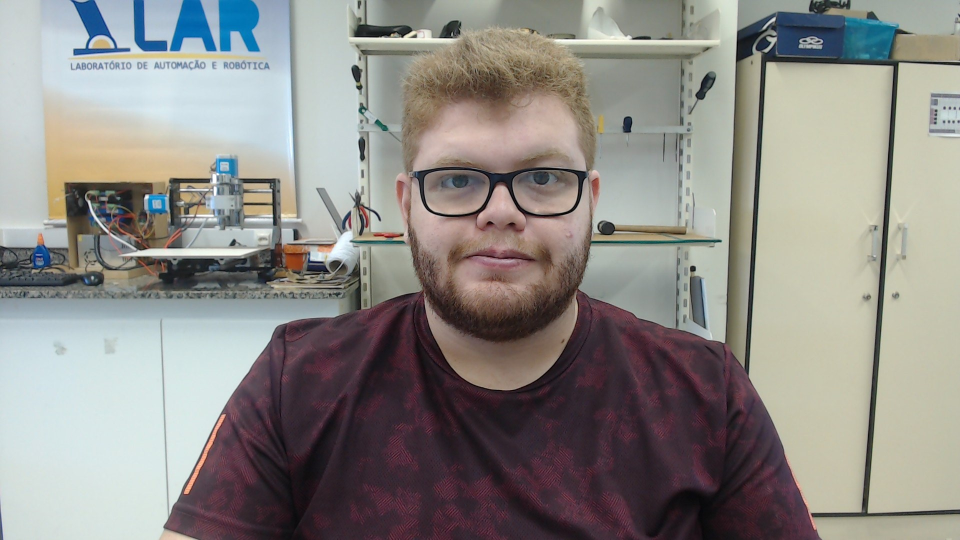
//> input picture img/WIN_20180724_15_03_06_Pro.jpg, 1920 x 1080 px (shown at 1/2 size)
$ ./pontilhismo_Canny ../../img/WIN_20180724_15_03_06_Pro.jpg   (built with g++ and OpenCV 4)
//> lines starting //> are read from the running program, lines starting //| are printed output that depends on the picture; after the words box and inside, x2 and y2 are one past the last pixel; in counts of white or black regions, pixels touching at a corner belong together
#include <iostream>
#include <opencv2/opencv.hpp>
#include <fstream>
#include <iomanip>
#include <vector>
#include <algorithm>
#include <numeric>
#include <ctime>
#include <cstdlib>

using namespace std;
using namespace cv;

#define STEP 5
#define JITTER 3
#define RAIO 3

int top_slider = 1;
int top_slider_max = 50;

char TrackbarName[50];

vector<int> yrange;
vector<int> xrange;

Mat image, border, points;

// função que ir desenhar o quadro com base nas bordas do filtro de canny
void pintor(int val){
	int gray, x, y;
	int width, height;

	width=image.size().width;
	height=image.size().height;

	xrange.resize(height/STEP);
	yrange.resize(width/STEP);

	iota(xrange.begin(), xrange.end(), 0);
	iota(yrange.begin(), yrange.end(), 0);
// STEP é o passo usado para pegar pixels da imagem de referencia.
	for(uint i=0; i<xrange.size(); i++){
		xrange[i]= xrange[i]*STEP+STEP/2;
	}

	for(uint i=0; i<yrange.size(); i++){
		yrange[i]= yrange[i]*STEP+STEP/2;
	}

	points = Mat(height, width, CV_8U, Scalar(0));
 // função que cria pontos randomicamente para dar uma diversificada nos pontos que não são de boarda.
	random_shuffle(xrange.begin(), xrange.end());

	image.copyTo(points, border);

	int aux;

	for(auto i : xrange){
		random_shuffle(yrange.begin(), yrange.end());
    for(auto j : yrange){

      x = i+rand()%(2*JITTER)-JITTER+1;
      y = j+rand()%(2*JITTER)-JITTER+1;
      gray = image.at<uchar>(x,y);

		if(val >= 0 && val < 5){
			aux = 0.8*val;
		}else if(val >= 5){
			aux = val*0.2;
		}else{
			aux = 1;
		}

	// circulos para criar os pontos da nova imagem
      circle(points,
             cv::Point(y,x),
             aux,
             CV_RGB(gray,gray,gray),
             -1,
             CV_AA);
    }
  }
	imshow("pontos",points);
}

// tracbar para criar a mascara de canny, ou bordas de canny, que serão "pintadas" com os pontos

void on_trackbar_canny(int, void*){
  Canny(image, border, top_slider, 3*top_slider);
  imshow("canny", border);
  // chamada da função quer ira desenhar o quadro pintado
  pintor(top_slider);
}

int main(int argc, char** argv){

  image= imread(argv[1],CV_LOAD_IMAGE_GRAYSCALE);
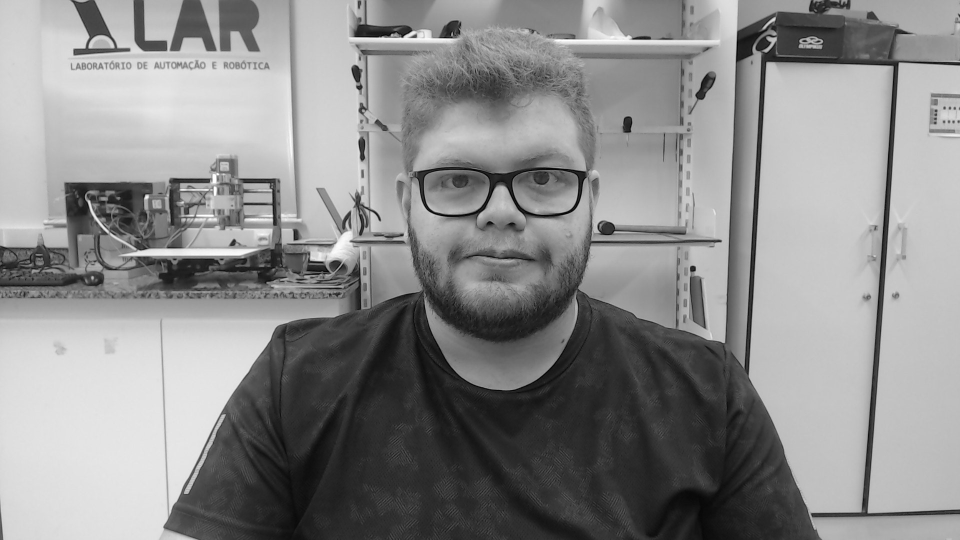
//> image: 1080 rows x 1920 cols, CV_8UC1 (shown at 1/2 size); min 0, max 255, mean 139.6
  srand(time(0));

  if(!image.data){
	cout << "A imagem não abriu" << argv[1] << endl;
    cout << argv[0] << "imagem.jpg";
    exit(0);
  }

  sprintf( TrackbarName, "Threshold ", top_slider_max );

  namedWindow("canny",1);
  createTrackbar( TrackbarName, "canny",
                &top_slider,
                top_slider_max,
                on_trackbar_canny );

	on_trackbar_canny(top_slider, 0 );
//> in on_trackbar_canny, `Canny(image, border, top_slider, 3*top_slider);`:
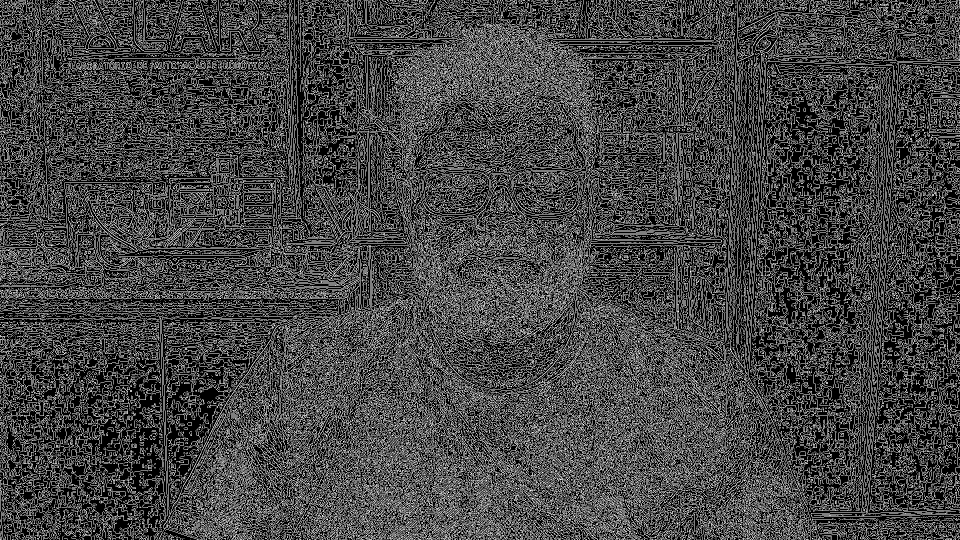
//> border: 1080 rows x 1920 cols, CV_8UC1 (shown at 1/2 size); 26.9% white in thin lines or dots
//> in pintor, `image.copyTo(points, border);`:
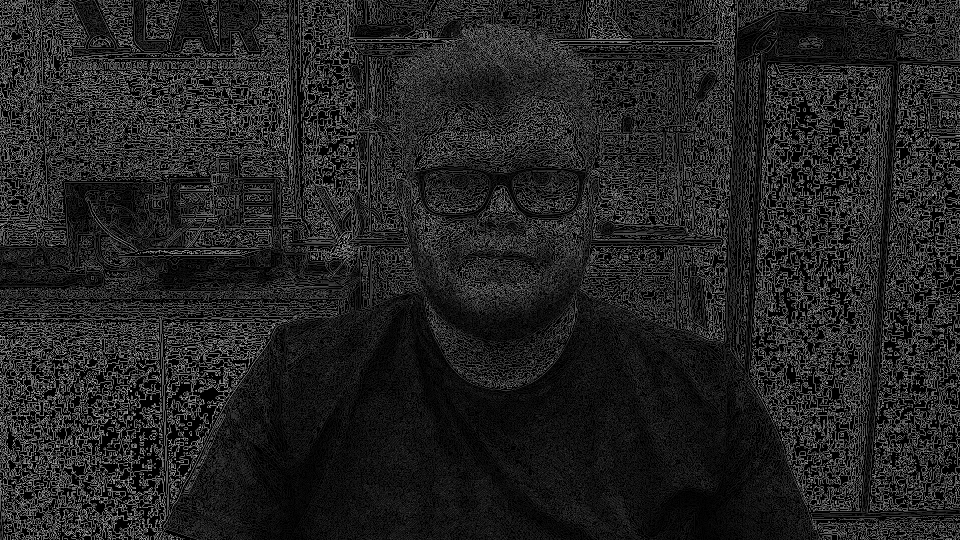
//> points: 1080 rows x 1920 cols, CV_8UC1 (shown at 1/2 size); min 0, max 255, mean 35
//> after the loop in pintor, `for(auto i : xrange)`: points: 1080 rows x 1920 cols, CV_8UC1; 3.69% of pixels changed, all inside (x1, y1, x2, y2) = (0, 0, 1920, 1080)
  	waitKey();
  	imwrite("saida.png", points);
  return 0;
}

$ run again, on img/home-image.jpg
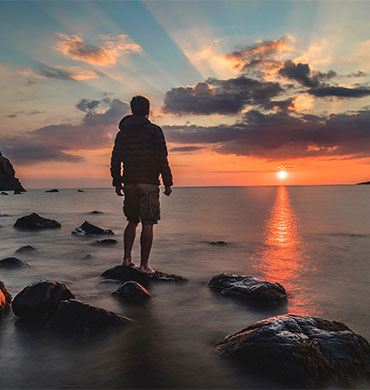
//> input picture img/home-image.jpg, 370 x 390 px
//> in on_trackbar_canny, `Canny(image, border, top_slider, 3*top_slider);`:
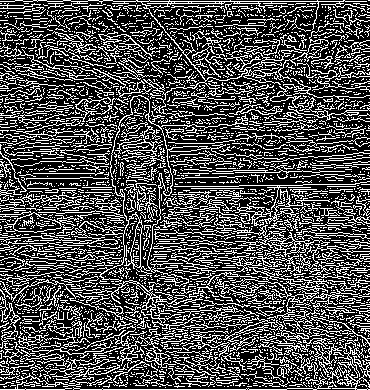
//> border: 390 rows x 370 cols, CV_8UC1; 30.9% white in thin lines or dots
//> in pintor, `image.copyTo(points, border);`:
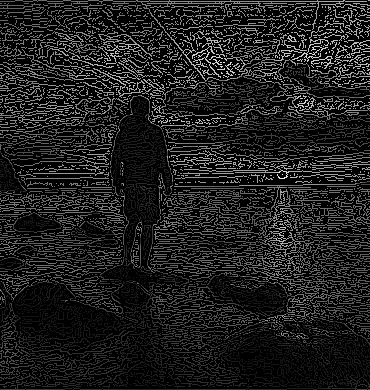
//> points: 390 rows x 370 cols, CV_8UC1; min 0, max 253, mean 30.6
//> the loop in pintor (call 2), `for(uint i=0; i<yrange.size(); i++)` made 74 passes

$ run again, on img/item-02.jpg
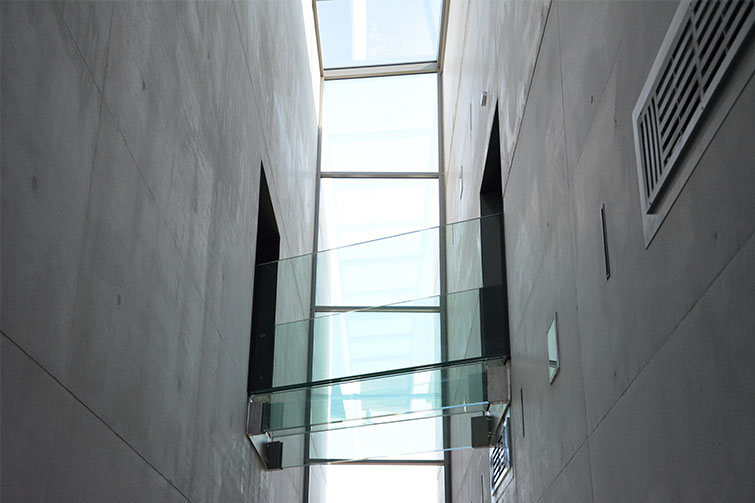
//> input picture img/item-02.jpg, 755 x 503 px
//> in on_trackbar_canny, `Canny(image, border, top_slider, 3*top_slider);`:
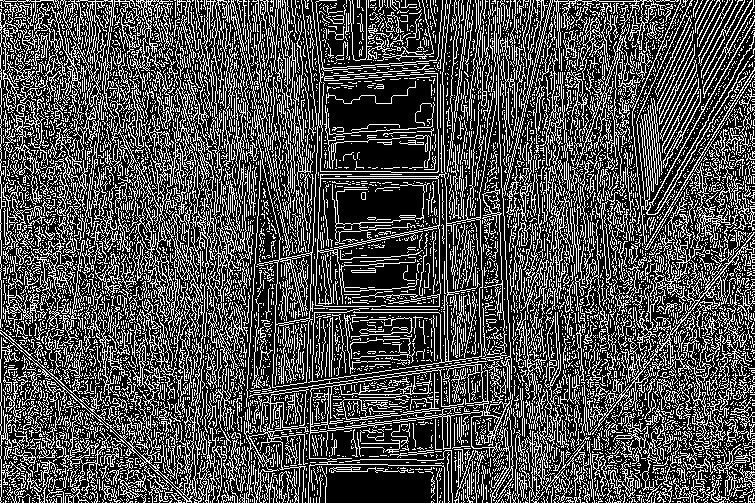
//> border: 503 rows x 755 cols, CV_8UC1; 30.6% white in thin lines or dots
//> in pintor, `image.copyTo(points, border);`:
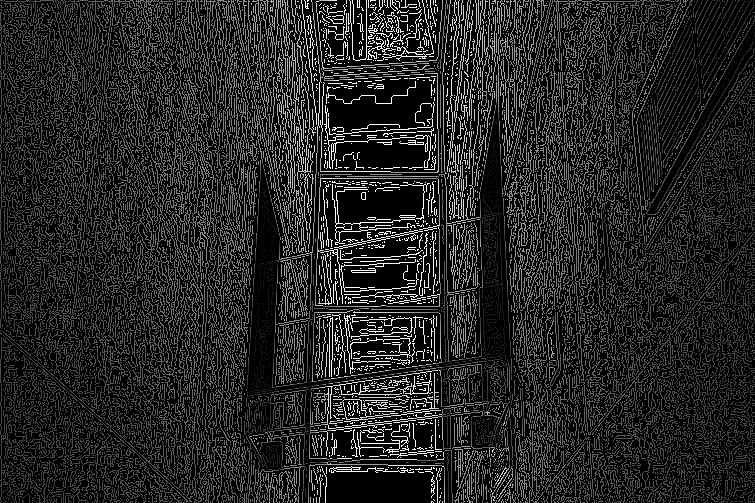
//> points: 503 rows x 755 cols, CV_8UC1; min 0, max 255, mean 36.6
